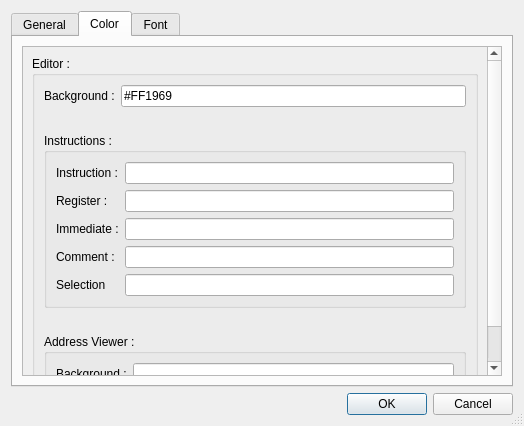
<?xml version="1.0" encoding="UTF-8"?>
<ui version="4.0">
 <class>SettingsDialog</class>
 <widget class="QDialog" name="SettingsDialog">
  <property name="geometry">
   <rect>
    <x>0</x>
    <y>0</y>
    <width>524</width>
    <height>426</height>
   </rect>
  </property>
  <property name="windowTitle">
   <string>Settings</string>
  </property>
  <property name="windowIcon">
   <iconset resource="medusa_qt.qrc">
    <normaloff>:/images/Gear.png</normaloff>:/images/Gear.png</iconset>
  </property>
  <property name="locale">
   <locale language="English" country="UnitedStates"/>
  </property>
  <property name="sizeGripEnabled">
   <bool>true</bool>
  </property>
  <property name="modal">
   <bool>true</bool>
  </property>
  <layout class="QVBoxLayout" name="verticalLayout">
   <item>
    <widget class="QTabWidget" name="tabWidget">
     <property name="tabPosition">
      <enum>QTabWidget::North</enum>
     </property>
     <property name="currentIndex">
      <number>1</number>
     </property>
     <property name="documentMode">
      <bool>false</bool>
     </property>
     <property name="tabsClosable">
      <bool>false</bool>
     </property>
     <property name="movable">
      <bool>false</bool>
     </property>
     <widget class="QWidget" name="general">
      <attribute name="icon">
       <iconset resource="medusa_qt.qrc">
        <normaloff>:/images/Gear.png</normaloff>:/images/Gear.png</iconset>
      </attribute>
      <attribute name="title">
       <string>General</string>
      </attribute>
     </widget>
     <widget class="QWidget" name="color">
      <attribute name="icon">
       <iconset resource="medusa_qt.qrc">
        <normaloff>:/images/Palette.png</normaloff>:/images/Palette.png</iconset>
      </attribute>
      <attribute name="title">
       <string>Color</string>
      </attribute>
      <layout class="QVBoxLayout" name="verticalLayout_2">
       <item>
        <widget class="QScrollArea" name="scrollArea">
         <property name="widgetResizable">
          <bool>true</bool>
         </property>
         <widget class="QWidget" name="scrollAreaWidgetContents">
          <property name="geometry">
           <rect>
            <x>0</x>
            <y>0</y>
            <width>463</width>
            <height>351</height>
           </rect>
          </property>
          <property name="sizePolicy">
           <sizepolicy hsizetype="Preferred" vsizetype="Fixed">
            <horstretch>0</horstretch>
            <verstretch>0</verstretch>
           </sizepolicy>
          </property>
          <layout class="QVBoxLayout" name="verticalLayout_3">
           <property name="sizeConstraint">
            <enum>QLayout::SetMinimumSize</enum>
           </property>
           <item>
            <widget class="QGroupBox" name="groupBox_3">
             <property name="sizePolicy">
              <sizepolicy hsizetype="Preferred" vsizetype="Fixed">
               <horstretch>0</horstretch>
               <verstretch>0</verstretch>
              </sizepolicy>
             </property>
             <property name="title">
              <string>Editor :</string>
             </property>
             <layout class="QVBoxLayout" name="verticalLayout_6">
              <property name="sizeConstraint">
               <enum>QLayout::SetMinimumSize</enum>
              </property>
              <item>
               <layout class="QFormLayout" name="formLayout_3">
                <property name="sizeConstraint">
                 <enum>QLayout::SetMinimumSize</enum>
                </property>
                <item row="0" column="0">
                 <widget class="QLabel" name="backgroundLabel_2">
                  <property name="text">
                   <string>Background :</string>
                  </property>
                 </widget>
                </item>
                <item row="0" column="1">
                 <widget class="ColorPicker" name="editorBackground">
                  <property name="text">
                   <string>#FF1969</string>
                  </property>
                  <property name="color">
                   <color>
                    <red>255</red>
                    <green>25</green>
                    <blue>105</blue>
                   </color>
                  </property>
                 </widget>
                </item>
               </layout>
              </item>
              <item>
               <spacer name="verticalSpacer">
                <property name="orientation">
                 <enum>Qt::Vertical</enum>
                </property>
                <property name="sizeType">
                 <enum>QSizePolicy::Fixed</enum>
                </property>
                <property name="sizeHint" stdset="0">
                 <size>
                  <width>20</width>
                  <height>20</height>
                 </size>
                </property>
               </spacer>
              </item>
              <item>
               <widget class="QGroupBox" name="groupBox">
                <property name="sizePolicy">
                 <sizepolicy hsizetype="Preferred" vsizetype="Fixed">
                  <horstretch>0</horstretch>
                  <verstretch>0</verstretch>
                 </sizepolicy>
                </property>
                <property name="title">
                 <string>Instructions :</string>
                </property>
                <property name="flat">
                 <bool>false</bool>
                </property>
                <property name="checkable">
                 <bool>false</bool>
                </property>
                <layout class="QVBoxLayout" name="verticalLayout_4">
                 <property name="sizeConstraint">
                  <enum>QLayout::SetMinimumSize</enum>
                 </property>
                 <item>
                  <layout class="QFormLayout" name="formLayout">
                   <property name="sizeConstraint">
                    <enum>QLayout::SetMinimumSize</enum>
                   </property>
                   <property name="fieldGrowthPolicy">
                    <enum>QFormLayout::AllNonFixedFieldsGrow</enum>
                   </property>
                   <item row="0" column="0">
                    <widget class="QLabel" name="instructionLabel">
                     <property name="text">
                      <string>Instruction :</string>
                     </property>
                    </widget>
                   </item>
                   <item row="1" column="0">
                    <widget class="QLabel" name="registerLabel">
                     <property name="text">
                      <string>Register :</string>
                     </property>
                    </widget>
                   </item>
                   <item row="2" column="0">
                    <widget class="QLabel" name="immediateLabel">
                     <property name="text">
                      <string>Immediate :</string>
                     </property>
                    </widget>
                   </item>
                   <item row="3" column="0">
                    <widget class="QLabel" name="commentLabel">
                     <property name="text">
                      <string>Comment :</string>
                     </property>
                    </widget>
                   </item>
                   <item row="1" column="1">
                    <widget class="ColorPicker" name="registerColor"/>
                   </item>
                   <item row="0" column="1">
                    <widget class="ColorPicker" name="instructionColor"/>
                   </item>
                   <item row="2" column="1">
                    <widget class="ColorPicker" name="immediateColor"/>
                   </item>
                   <item row="3" column="1">
                    <widget class="ColorPicker" name="commentColor"/>
                   </item>
                   <item row="4" column="0">
                    <widget class="QLabel" name="selectionLabel">
                     <property name="text">
                      <string>Selection</string>
                     </property>
                    </widget>
                   </item>
                   <item row="4" column="1">
                    <widget class="ColorPicker" name="selectionColor"/>
                   </item>
                  </layout>
                 </item>
                </layout>
               </widget>
              </item>
              <item>
               <spacer name="verticalSpacer_2">
                <property name="orientation">
                 <enum>Qt::Vertical</enum>
                </property>
                <property name="sizeType">
                 <enum>QSizePolicy::Fixed</enum>
                </property>
                <property name="sizeHint" stdset="0">
                 <size>
                  <width>20</width>
                  <height>20</height>
                 </size>
                </property>
               </spacer>
              </item>
              <item>
               <widget class="QGroupBox" name="groupBox_2">
                <property name="sizePolicy">
                 <sizepolicy hsizetype="Preferred" vsizetype="Fixed">
                  <horstretch>0</horstretch>
                  <verstretch>0</verstretch>
                 </sizepolicy>
                </property>
                <property name="title">
                 <string>Address Viewer :</string>
                </property>
                <layout class="QVBoxLayout" name="verticalLayout_5">
                 <property name="sizeConstraint">
                  <enum>QLayout::SetMinimumSize</enum>
                 </property>
                 <item>
                  <layout class="QFormLayout" name="formLayout_2">
                   <property name="sizeConstraint">
                    <enum>QLayout::SetMinimumSize</enum>
                   </property>
                   <item row="0" column="0">
                    <widget class="QLabel" name="backgroundLabel">
                     <property name="text">
                      <string>Background :</string>
                     </property>
                    </widget>
                   </item>
                   <item row="0" column="1">
                    <widget class="ColorPicker" name="addressBackground"/>
                   </item>
                  </layout>
                 </item>
                </layout>
               </widget>
              </item>
             </layout>
            </widget>
           </item>
          </layout>
         </widget>
        </widget>
       </item>
      </layout>
     </widget>
     <widget class="QWidget" name="font">
      <attribute name="icon">
       <iconset resource="medusa_qt.qrc">
        <normaloff>:/images/font.png</normaloff>:/images/font.png</iconset>
      </attribute>
      <attribute name="title">
       <string>Font</string>
      </attribute>
      <layout class="QVBoxLayout" name="verticalLayout_8">
       <item>
        <widget class="QGroupBox" name="groupBox_4">
         <property name="sizePolicy">
          <sizepolicy hsizetype="Preferred" vsizetype="Fixed">
           <horstretch>0</horstretch>
           <verstretch>0</verstretch>
          </sizepolicy>
         </property>
         <property name="title">
          <string>Instructions :</string>
         </property>
         <property name="flat">
          <bool>false</bool>
         </property>
         <property name="checkable">
          <bool>false</bool>
         </property>
         <layout class="QVBoxLayout" name="verticalLayout_7">
          <property name="sizeConstraint">
           <enum>QLayout::SetMinimumSize</enum>
          </property>
          <item>
           <layout class="QFormLayout" name="formLayout_4">
            <property name="sizeConstraint">
             <enum>QLayout::SetMinimumSize</enum>
            </property>
            <property name="fieldGrowthPolicy">
             <enum>QFormLayout::AllNonFixedFieldsGrow</enum>
            </property>
            <item row="0" column="0">
             <widget class="QLabel" name="instructionLabel_2">
              <property name="text">
               <string>Instruction :</string>
              </property>
             </widget>
            </item>
            <item row="1" column="0">
             <widget class="QLabel" name="registerLabel_2">
              <property name="text">
               <string>Register :</string>
              </property>
             </widget>
            </item>
            <item row="2" column="0">
             <widget class="QLabel" name="immediateLabel_2">
              <property name="text">
               <string>Immediate :</string>
              </property>
             </widget>
            </item>
            <item row="3" column="0">
             <widget class="QLabel" name="commentLabel_2">
              <property name="text">
               <string>Comment :</string>
              </property>
             </widget>
            </item>
            <item row="0" column="1">
             <widget class="FontPicker" name="instructionFont"/>
            </item>
            <item row="1" column="1">
             <widget class="FontPicker" name="registerFont"/>
            </item>
            <item row="2" column="1">
             <widget class="FontPicker" name="immediateFont"/>
            </item>
            <item row="3" column="1">
             <widget class="FontPicker" name="commentFont"/>
            </item>
           </layout>
          </item>
         </layout>
        </widget>
       </item>
       <item>
        <spacer name="verticalSpacer_3">
         <property name="orientation">
          <enum>Qt::Vertical</enum>
         </property>
         <property name="sizeHint" stdset="0">
          <size>
           <width>20</width>
           <height>40</height>
          </size>
         </property>
        </spacer>
       </item>
      </layout>
     </widget>
    </widget>
   </item>
   <item>
    <widget class="QDialogButtonBox" name="buttonBox">
     <property name="orientation">
      <enum>Qt::Horizontal</enum>
     </property>
     <property name="standardButtons">
      <set>QDialogButtonBox::Cancel|QDialogButtonBox::Ok</set>
     </property>
    </widget>
   </item>
  </layout>
 </widget>
 <customwidgets>
  <customwidget>
   <class>ColorPicker</class>
   <extends>QLineEdit</extends>
   <header>colorpicker/ColorPicker.h</header>
  </customwidget>
  <customwidget>
   <class>FontPicker</class>
   <extends>QLineEdit</extends>
   <header>fontpicker/FontPicker.h</header>
  </customwidget>
 </customwidgets>
 <resources>
  <include location="medusa_qt.qrc"/>
 </resources>
 <connections>
  <connection>
   <sender>buttonBox</sender>
   <signal>accepted()</signal>
   <receiver>SettingsDialog</receiver>
   <slot>accept()</slot>
   <hints>
    <hint type="sourcelabel">
     <x>227</x>
     <y>363</y>
    </hint>
    <hint type="destinationlabel">
     <x>157</x>
     <y>274</y>
    </hint>
   </hints>
  </connection>
  <connection>
   <sender>buttonBox</sender>
   <signal>rejected()</signal>
   <receiver>SettingsDialog</receiver>
   <slot>reject()</slot>
   <hints>
    <hint type="sourcelabel">
     <x>295</x>
     <y>369</y>
    </hint>
    <hint type="destinationlabel">
     <x>286</x>
     <y>274</y>
    </hint>
   </hints>
  </connection>
 </connections>
</ui>
